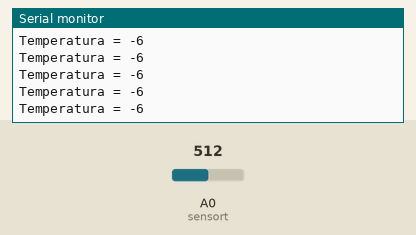
Simulated run of this sketch. Board: Arduino Uno, built with avr-gcc and run on an emulated ATmega328P. On the bench: the last lines printed to the serial monitor. Inputs (shaded band) come from the test bench; at power-on: A0 (sensort) = 512.

Above: at 1.2 s.
1.3 s: A0 (sensort) set to 904
4.3 s: A0 (sensort) set to 923
At 5.1 s:
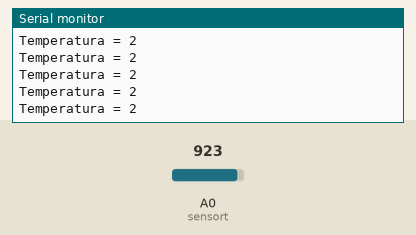
10.3 s: A0 (sensort) set to 119
At 11.1 s:
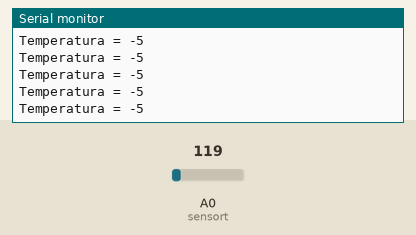
11.8 s: A0 (sensort) set to 103
At 12.3 s:
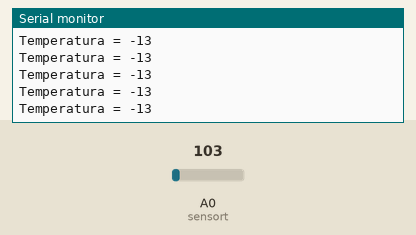
13.3 s: A0 (sensort) set to 69
At 13.9 s:
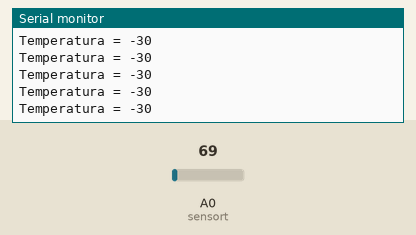
14.8 s: A0 (sensort) set to 58
At 15.8 s:
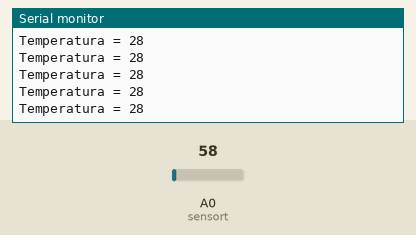
Timing chart, 0 to 17.3 s (numbered marks = the images above; inputs shaded):
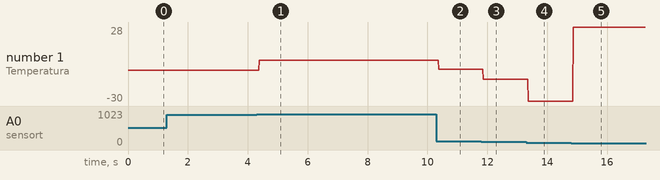

The sketch:

LM35.ino
```cpp
int sensort = A0; //Pin Analogico que conecta al sensor de Temperatura.
int valt = 0; //Variable que lee el pin Analógico del Sensor de Temperatura en Mv.
int valtfinal = 0; //Variable de Temperatura en °C

void setup() {
pinMode (sensort, INPUT);
Serial.begin(9600);
}

void loop()
{
  temperatura ();
}


void temperatura()
{
  valt = analogRead(sensort);
  valtfinal = (5*valt*100/1024);
  Serial.print ("Temperatura = ");
  Serial.println (valtfinal);
}
```

Measured:
- after the input at 4.3 s, the serial monitor: prints a new line after 0.08 s (image 1)
- after the input at 10.3 s, the serial monitor: prints a new line after 0.07 s (image 2)
- after the input at 11.8 s, the serial monitor: prints a new line after 0.07 s (image 3)
- after the input at 13.3 s, the serial monitor: prints a new line after 0.07 s (image 4)
- after the input at 14.8 s, the serial monitor: prints a new line after 0.08 s (image 5)
- plotted number 1: -6 → 2 after the input at 4.3 s, 2 → -5 after the input at 10.3 s, -5 → -13 after the input at 11.8 s, -13 → -30 after the input at 13.3 s, -30 → 28 after the input at 14.8 s
